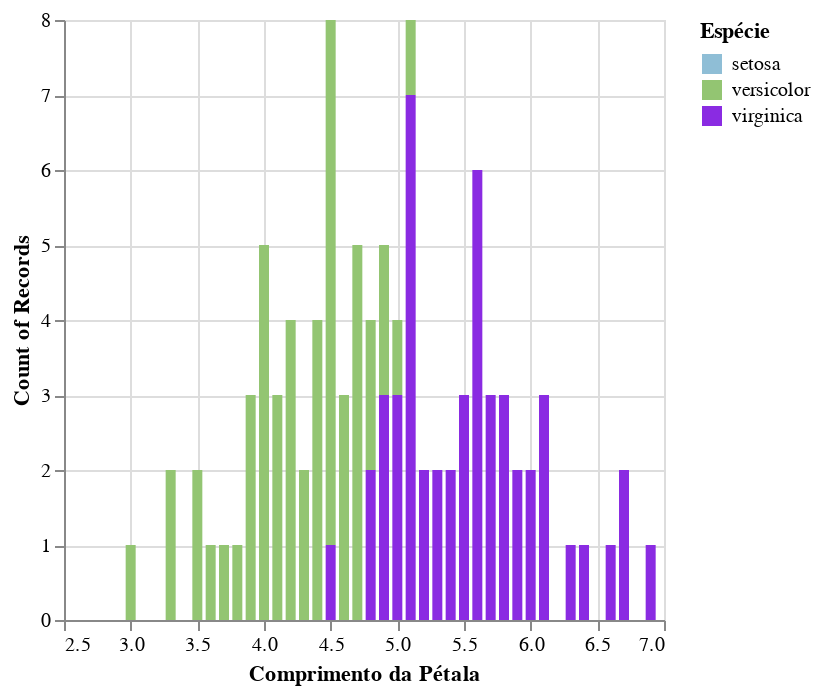

Notebook source saved alongside this figure:
### Markdown cell above
Podemos visualizar as frequências com um histograma ou gráfico de barras:

### Code cell
alt.Chart(iris_filtered).mark_bar().encode(
    alt.X('Comprimento da Pétala'),
    alt.Y('count()'),
    alt.Color('Espécie', scale=color_map),
    tooltip='Comprimento da Pétala'
)

### Figure 1 — Vega-Lite specification as saved in the notebook (floating-point values rounded to 4 significant figures)
{"config": {"view": {"continuousWidth": 300, "continuousHeight": 300}}, "data": {"name": "data-9ca4c4ff734160ca6a86f3b076c4dc81"}, "mark": {"type": "bar"}, "encoding": {"color": {"field": "Espécie", "scale": {"domain": ["setosa", "versicolor", "virginica"], "range": ["#8FBED6", "#93C572", "#8A2BE2"]}, "type": "nominal"}, "tooltip": {"field": "Comprimento da Pétala", "type": "quantitative"}, "x": {"field": "Comprimento da Pétala", "type": "quantitative"}, "y": {"aggregate": "count", "type": "quantitative"}}, "$schema": "https://vega.github.io/schema/vega-lite/v5.20.1.json", "datasets": {"data-9ca4c4ff734160ca6a86f3b076c4dc81": [{"Comprimento da Sépala": 7.0, "Largura da Sépala": 3.2, "Comprimento da Pétala": 4.7, "Largura da Pétala": 1.4, "Espécie": "versicolor"}, {"Comprimento da Sépala": 6.4, "Largura da Sépala": 3.2, "Comprimento da Pétala": 4.5, "Largura da Pétala": 1.5, "Espécie": "versicolor"}, {"Comprimento da Sépala": 6.9, "Largura da Sépala": 3.1, "Comprimento da Pétala": 4.9, "Largura da Pétala": 1.5, "Espécie": "versicolor"}, {"Comprimento da Sépala": 5.5, "Largura da Sépala": 2.3, "Comprimento da Pétala": 4.0, "Largura da Pétala": 1.3, "Espécie": "versicolor"}, {"Comprimento da Sépala": 6.5, "Largura da Sépala": 2.8, "Comprimento da Pétala": 4.6, "Largura da Pétala": 1.5, "Espécie": "versicolor"}, {"Comprimento da Sépala": 5.7, "Largura da Sépala": 2.8, "Comprimento da Pétala": 4.5, "Largura da Pétala": 1.3, "Espécie": "versicolor"}, {"Comprimento da Sépala": 6.3, "Largura da Sépala": 3.3, "Comprimento da Pétala": 4.7, "Largura da Pétala": 1.6, "Espécie": "versicolor"}, {"Comprimento da Sépala": 4.9, "Largura da Sépala": 2.4, "Comprimento da Pétala": 3.3, "Largura da Pétala": 1.0, "Espécie": "versicolor"}, {"Comprimento da Sépala": 6.6, "Largura da Sépala": 2.9, "Comprimento da Pétala": 4.6, "Largura da Pétala": 1.3, "Espécie": "versicolor"}, {"Comprimento da Sépala": 5.2, "Largura da Sépala": 2.7, "Comprimento da Pétala": 3.9, "Largura da Pétala": 1.4, "Espécie": "versicolor"}, {"Comprimento da Sépala": 5.0, "Largura da Sépala": 2.0, "Comprimento da Pétala": 3.5, "Largura da Pétala": 1.0, "Espécie": "versicolor"}, {"Comprimento da Sépala": 5.9, "Largura da Sépala": 3.0, "Comprimento da Pétala": 4.2, "Largura da Pétala": 1.5, "Espécie": "versicolor"}, {"Comprimento da Sépala": 6.0, "Largura da Sépala": 2.2, "Comprimento da Pétala": 4.0, "Largura da Pétala": 1.0, "Espécie": "versicolor"}, {"Comprimento da Sépala": 6.1, "Largura da Sépala": 2.9, "Comprimento da Pétala": 4.7, "Largura da Pétala": 1.4, "Espécie": "versicolor"}, {"Comprimento da Sépala": 5.6, "Largura da Sépala": 2.9, "Comprimento da Pétala": 3.6, "Largura da Pétala": 1.3, "Espécie": "versicolor"}, {"Comprimento da Sépala": 6.7, "Largura da Sépala": 3.1, "Comprimento da Pétala": 4.4, "Largura da Pétala": 1.4, "Espécie": "versicolor"}, {"Comprimento da Sépala": 5.6, "Largura da Sépala": 3.0, "Comprimento da Pétala": 4.5, "Largura da Pétala": 1.5, "Espécie": "versicolor"}, {"Comprimento da Sépala": 5.8, "Largura da Sépala": 2.7, "Comprimento da Pétala": 4.1, "Largura da Pétala": 1.0, "Espécie": "versicolor"}, {"Comprimento da Sépala": 6.2, "Largura da Sépala": 2.2, "Comprimento da Pétala": 4.5, "Largura da Pétala": 1.5, "Espécie": "versicolor"}, {"Comprimento da Sépala": 5.6, "Largura da Sépala": 2.5, "Comprimento da Pétala": 3.9, "Largura da Pétala": 1.1, "Espécie": "versicolor"}, {"Comprimento da Sépala": 5.9, "Largura da Sépala": 3.2, "Comprimento da Pétala": 4.8, "Largura da Pétala": 1.8, "Espécie": "versicolor"}, {"Comprimento da Sépala": 6.1, "Largura da Sépala": 2.8, "Comprimento da Pétala": 4.0, "Largura da Pétala": 1.3, "Espécie": "versicolor"}, {"Comprimento da Sépala": 6.3, "Largura da Sépala": 2.5, "Comprimento da Pétala": 4.9, "Largura da Pétala": 1.5, "Espécie": "versicolor"}, {"Comprimento da Sépala": 6.1, "Largura da Sépala": 2.8, "Comprimento da Pétala": 4.7, "Largura da Pétala": 1.2, "Espécie": "versicolor"}, {"Comprimento da Sépala": 6.4, "Largura da Sépala": 2.9, "Comprimento da Pétala": 4.3, "Largura da Pétala": 1.3, "Espécie": "versicolor"}, {"Comprimento da Sépala": 6.6, "Largura da Sépala": 3.0, "Comprimento da Pétala": 4.4, "Largura da Pétala": 1.4, "Espécie": "versicolor"}, {"Comprimento da Sépala": 6.8, "Largura da Sépala": 2.8, "Comprimento da Pétala": 4.8, "Largura da Pétala": 1.4, "Espécie": "versicolor"}, {"Comprimento da Sépala": 6.7, "Largura da Sépala": 3.0, "Comprimento da Pétala": 5.0, "Largura da Pétala": 1.7, "Espécie": "versicolor"}, {"Comprimento da Sépala": 6.0, "Largura da Sépala": 2.9, "Comprimento da Pétala": 4.5, "Largura da Pétala": 1.5, "Espécie": "versicolor"}, {"Comprimento da Sépala": 5.7, "Largura da Sépala": 2.6, "Comprimento da Pétala": 3.5, "Largura da Pétala": 1.0, "Espécie": "versicolor"}, {"Comprimento da Sépala": 5.5, "Largura da Sépala": 2.4, "Comprimento da Pétala": 3.8, "Largura da Pétala": 1.1, "Espécie": "versicolor"}, {"Comprimento da Sépala": 5.5, "Largura da Sépala": 2.4, "Comprimento da Pétala": 3.7, "Largura da Pétala": 1.0, "Espécie": "versicolor"}, {"Comprimento da Sépala": 5.8, "Largura da Sépala": 2.7, "Comprimento da Pétala": 3.9, "Largura da Pétala": 1.2, "Espécie": "versicolor"}, {"Comprimento da Sépala": 6.0, "Largura da Sépala": 2.7, "Comprimento da Pétala": 5.1, "Largura da Pétala": 1.6, "Espécie": "versicolor"}, {"Comprimento da Sépala": 5.4, "Largura da Sépala": 3.0, "Comprimento da Pétala": 4.5, "Largura da Pétala": 1.5, "Espécie": "versicolor"}, {"Comprimento da Sépala": 6.0, "Largura da Sépala": 3.4, "Comprimento da Pétala": 4.5, "Largura da Pétala": 1.6, "Espécie": "versicolor"}, {"Comprimento da Sépala": 6.7, "Largura da Sépala": 3.1, "Comprimento da Pétala": 4.7, "Largura da Pétala": 1.5, "Espécie": "versicolor"}, {"Comprimento da Sépala": 6.3, "Largura da Sépala": 2.3, "Comprimento da Pétala": 4.4, "Largura da Pétala": 1.3, "Espécie": "versicolor"}, {"Comprimento da Sépala": 5.6, "Largura da Sépala": 3.0, "Comprimento da Pétala": 4.1, "Largura da Pétala": 1.3, "Espécie": "versicolor"}, {"Comprimento da Sépala": 5.5, "Largura da Sépala": 2.5, "Comprimento da Pétala": 4.0, "Largura da Pétala": 1.3, "Espécie": "versicolor"}, {"Comprimento da Sépala": 5.5, "Largura da Sépala": 2.6, "Comprimento da Pétala": 4.4, "Largura da Pétala": 1.2, "Espécie": "versicolor"}, {"Comprimento da Sépala": 6.1, "Largura da Sépala": 3.0, "Comprimento da Pétala": 4.6, "Largura da Pétala": 1.4, "Espécie": "versicolor"}, {"Comprimento da Sépala": 5.8, "Largura da Sépala": 2.6, "Comprimento da Pétala": 4.0, "Largura da Pétala": 1.2, "Espécie": "versicolor"}, {"Comprimento da Sépala": 5.0, "Largura da Sépala": 2.3, "Comprimento da Pétala": 3.3, "Largura da Pétala": 1.0, "Espécie": "versicolor"}, {"Comprimento da Sépala": 5.6, "Largura da Sépala": 2.7, "Comprimento da Pétala": 4.2, "Largura da Pétala": 1.3, "Espécie": "versicolor"}, {"Comprimento da Sépala": 5.7, "Largura da Sépala": 3.0, "Comprimento da Pétala": 4.2, "Largura da Pétala": 1.2, "Espécie": "versicolor"}, {"Comprimento da Sépala": 5.7, "Largura da Sépala": 2.9, "Comprimento da Pétala": 4.2, "Largura da Pétala": 1.3, "Espécie": "versicolor"}, {"Comprimento da Sépala": 6.2, "Largura da Sépala": 2.9, "Comprimento da Pétala": 4.3, "Largura da Pétala": 1.3, "Espécie": "versicolor"}, {"Comprimento da Sépala": 5.1, "Largura da Sépala": 2.5, "Comprimento da Pétala": 3.0, "Largura da Pétala": 1.1, "Espécie": "versicolor"}, {"Comprimento da Sépala": 5.7, "Largura da Sépala": 2.8, "Comprimento da Pétala": 4.1, "Largura da Pétala": 1.3, "Espécie": "versicolor"}, {"Comprimento da Sépala": 6.3, "Largura da Sépala": 3.3, "Comprimento da Pétala": 6.0, "Largura da Pétala": 2.5, "Espécie": "virginica"}, {"Comprimento da Sépala": 5.8, "Largura da Sépala": 2.7, "Comprimento da Pétala": 5.1, "Largura da Pétala": 1.9, "Espécie": "virginica"}, {"Comprimento da Sépala": 7.1, "Largura da Sépala": 3.0, "Comprimento da Pétala": 5.9, "Largura da Pétala": 2.1, "Espécie": "virginica"}, {"Comprimento da Sépala": 6.3, "Largura da Sépala": 2.9, "Comprimento da Pétala": 5.6, "Largura da Pétala": 1.8, "Espécie": "virginica"}, {"Comprimento da Sépala": 6.5, "Largura da Sépala": 3.0, "Comprimento da Pétala": 5.8, "Largura da Pétala": 2.2, "Espécie": "virginica"}, {"Comprimento da Sépala": 7.6, "Largura da Sépala": 3.0, "Comprimento da Pétala": 6.6, "Largura da Pétala": 2.1, "Espécie": "virginica"}, {"Comprimento da Sépala": 4.9, "Largura da Sépala": 2.5, "Comprimento da Pétala": 4.5, "Largura da Pétala": 1.7, "Espécie": "virginica"}, {"Comprimento da Sépala": 7.3, "Largura da Sépala": 2.9, "Comprimento da Pétala": 6.3, "Largura da Pétala": 1.8, "Espécie": "virginica"}, {"Comprimento da Sépala": 6.7, "Largura da Sépala": 2.5, "Comprimento da Pétala": 5.8, "Largura da Pétala": 1.8, "Espécie": "virginica"}, {"Comprimento da Sépala": 7.2, "Largura da Sépala": 3.6, "Comprimento da Pétala": 6.1, "Largura da Pétala": 2.5, "Espécie": "virginica"}, {"Comprimento da Sépala": 6.5, "Largura da Sépala": 3.2, "Comprimento da Pétala": 5.1, "Largura da Pétala": 2.0, "Espécie": "virginica"}, {"Comprimento da Sépala": 6.4, "Largura da Sépala": 2.7, "Comprimento da Pétala": 5.3, "Largura da Pétala": 1.9, "Espécie": "virginica"}, {"Comprimento da Sépala": 6.8, "Largura da Sépala": 3.0, "Comprimento da Pétala": 5.5, "Largura da Pétala": 2.1, "Espécie": "virginica"}, {"Comprimento da Sépala": 5.7, "Largura da Sépala": 2.5, "Comprimento da Pétala": 5.0, "Largura da Pétala": 2.0, "Espécie": "virginica"}, {"Comprimento da Sépala": 5.8, "Largura da Sépala": 2.8, "Comprimento da Pétala": 5.1, "Largura da Pétala": 2.4, "Espécie": "virginica"}, {"Comprimento da Sépala": 6.4, "Largura da Sépala": 3.2, "Comprimento da Pétala": 5.3, "Largura da Pétala": 2.3, "Espécie": "virginica"}, {"Comprimento da Sépala": 6.5, "Largura da Sépala": 3.0, "Comprimento da Pétala": 5.5, "Largura da Pétala": 1.8, "Espécie": "virginica"}, {"Comprimento da Sépala": 7.7, "Largura da Sépala": 3.8, "Comprimento da Pétala": 6.7, "Largura da Pétala": 2.2, "Espécie": "virginica"}, {"Comprimento da Sépala": 7.7, "Largura da Sépala": 2.6, "Comprimento da Pétala": 6.9, "Largura da Pétala": 2.3, "Espécie": "virginica"}, {"Comprimento da Sépala": 6.0, "Largura da Sépala": 2.2, "Comprimento da Pétala": 5.0, "Largura da Pétala": 1.5, "Espécie": "virginica"}, {"Comprimento da Sépala": 6.9, "Largura da Sépala": 3.2, "Comprimento da Pétala": 5.7, "Largura da Pétala": 2.3, "Espécie": "virginica"}, {"Comprimento da Sépala": 5.6, "Largura da Sépala": 2.8, "Comprimento da Pétala": 4.9, "Largura da Pétala": 2.0, "Espécie": "virginica"}, {"Comprimento da Sépala": 7.7, "Largura da Sépala": 2.8, "Comprimento da Pétala": 6.7, "Largura da Pétala": 2.0, "Espécie": "virginica"}, {"Comprimento da Sépala": 6.3, "Largura da Sépala": 2.7, "Comprimento da Pétala": 4.9, "Largura da Pétala": 1.8, "Espécie": "virginica"}, {"Comprimento da Sépala": 6.7, "Largura da Sépala": 3.3, "Comprimento da Pétala": 5.7, "Largura da Pétala": 2.1, "Espécie": "virginica"}, {"Comprimento da Sépala": 7.2, "Largura da Sépala": 3.2, "Comprimento da Pétala": 6.0, "Largura da Pétala": 1.8, "Espécie": "virginica"}, {"Comprimento da Sépala": 6.2, "Largura da Sépala": 2.8, "Comprimento da Pétala": 4.8, "Largura da Pétala": 1.8, "Espécie": "virginica"}, {"Comprimento da Sépala": 6.1, "Largura da Sépala": 3.0, "Comprimento da Pétala": 4.9, "Largura da Pétala": 1.8, "Espécie": "virginica"}, {"Comprimento da Sépala": 6.4, "Largura da Sépala": 2.8, "Comprimento da Pétala": 5.6, "Largura da Pétala": 2.1, "Espécie": "virginica"}, {"Comprimento da Sépala": 7.2, "Largura da Sépala": 3.0, "Comprimento da Pétala": 5.8, "Largura da Pétala": 1.6, "Espécie": "virginica"}, {"Comprimento da Sépala": 7.4, "Largura da Sépala": 2.8, "Comprimento da Pétala": 6.1, "Largura da Pétala": 1.9, "Espécie": "virginica"}, {"Comprimento da Sépala": 7.9, "Largura da Sépala": 3.8, "Comprimento da Pétala": 6.4, "Largura da Pétala": 2.0, "Espécie": "virginica"}, {"Comprimento da Sépala": 6.4, "Largura da Sépala": 2.8, "Comprimento da Pétala": 5.6, "Largura da Pétala": 2.2, "Espécie": "virginica"}, {"Comprimento da Sépala": 6.3, "Largura da Sépala": 2.8, "Comprimento da Pétala": 5.1, "Largura da Pétala": 1.5, "Espécie": "virginica"}, {"Comprimento da Sépala": 6.1, "Largura da Sépala": 2.6, "Comprimento da Pétala": 5.6, "Largura da Pétala": 1.4, "Espécie": "virginica"}, {"Comprimento da Sépala": 7.7, "Largura da Sépala": 3.0, "Comprimento da Pétala": 6.1, "Largura da Pétala": 2.3, "Espécie": "virginica"}, {"Comprimento da Sépala": 6.3, "Largura da Sépala": 3.4, "Comprimento da Pétala": 5.6, "Largura da Pétala": 2.4, "Espécie": "virginica"}, {"Comprimento da Sépala": 6.4, "Largura da Sépala": 3.1, "Comprimento da Pétala": 5.5, "Largura da Pétala": 1.8, "Espécie": "virginica"}, {"Comprimento da Sépala": 6.0, "Largura da Sépala": 3.0, "Comprimento da Pétala": 4.8, "Largura da Pétala": 1.8, "Espécie": "virginica"}, {"Comprimento da Sépala": 6.9, "Largura da Sépala": 3.1, "Comprimento da Pétala": 5.4, "Largura da Pétala": 2.1, "Espécie": "virginica"}, {"Comprimento da Sépala": 6.7, "Largura da Sépala": 3.1, "Comprimento da Pétala": 5.6, "Largura da Pétala": 2.4, "Espécie": "virginica"}, {"Comprimento da Sépala": 6.9, "Largura da Sépala": 3.1, "Comprimento da Pétala": 5.1, "Largura da Pétala": 2.3, "Espécie": "virginica"}, {"Comprimento da Sépala": 5.8, "Largura da Sépala": 2.7, "Comprimento da Pétala": 5.1, "Largura da Pétala": 1.9, "Espécie": "virginica"}, {"Comprimento da Sépala": 6.8, "Largura da Sépala": 3.2, "Comprimento da Pétala": 5.9, "Largura da Pétala": 2.3, "Espécie": "virginica"}, {"Comprimento da Sépala": 6.7, "Largura da Sépala": 3.3, "Comprimento da Pétala": 5.7, "Largura da Pétala": 2.5, "Espécie": "virginica"}, {"Comprimento da Sépala": 6.7, "Largura da Sépala": 3.0, "Comprimento da Pétala": 5.2, "Largura da Pétala": 2.3, "Espécie": "virginica"}, {"Comprimento da Sépala": 6.3, "Largura da Sépala": 2.5, "Comprimento da Pétala": 5.0, "Largura da Pétala": 1.9, "Espécie": "virginica"}, {"Comprimento da Sépala": 6.5, "Largura da Sépala": 3.0, "Comprimento da Pétala": 5.2, "Largura da Pétala": 2.0, "Espécie": "virginica"}, {"Comprimento da Sépala": 6.2, "Largura da Sépala": 3.4, "Comprimento da Pétala": 5.4, "Largura da Pétala": 2.3, "Espécie": "virginica"}, {"Comprimento da Sépala": 5.9, "Largura da Sépala": 3.0, "Comprimento da Pétala": 5.1, "Largura da Pétala": 1.8, "Espécie": "virginica"}]}}
